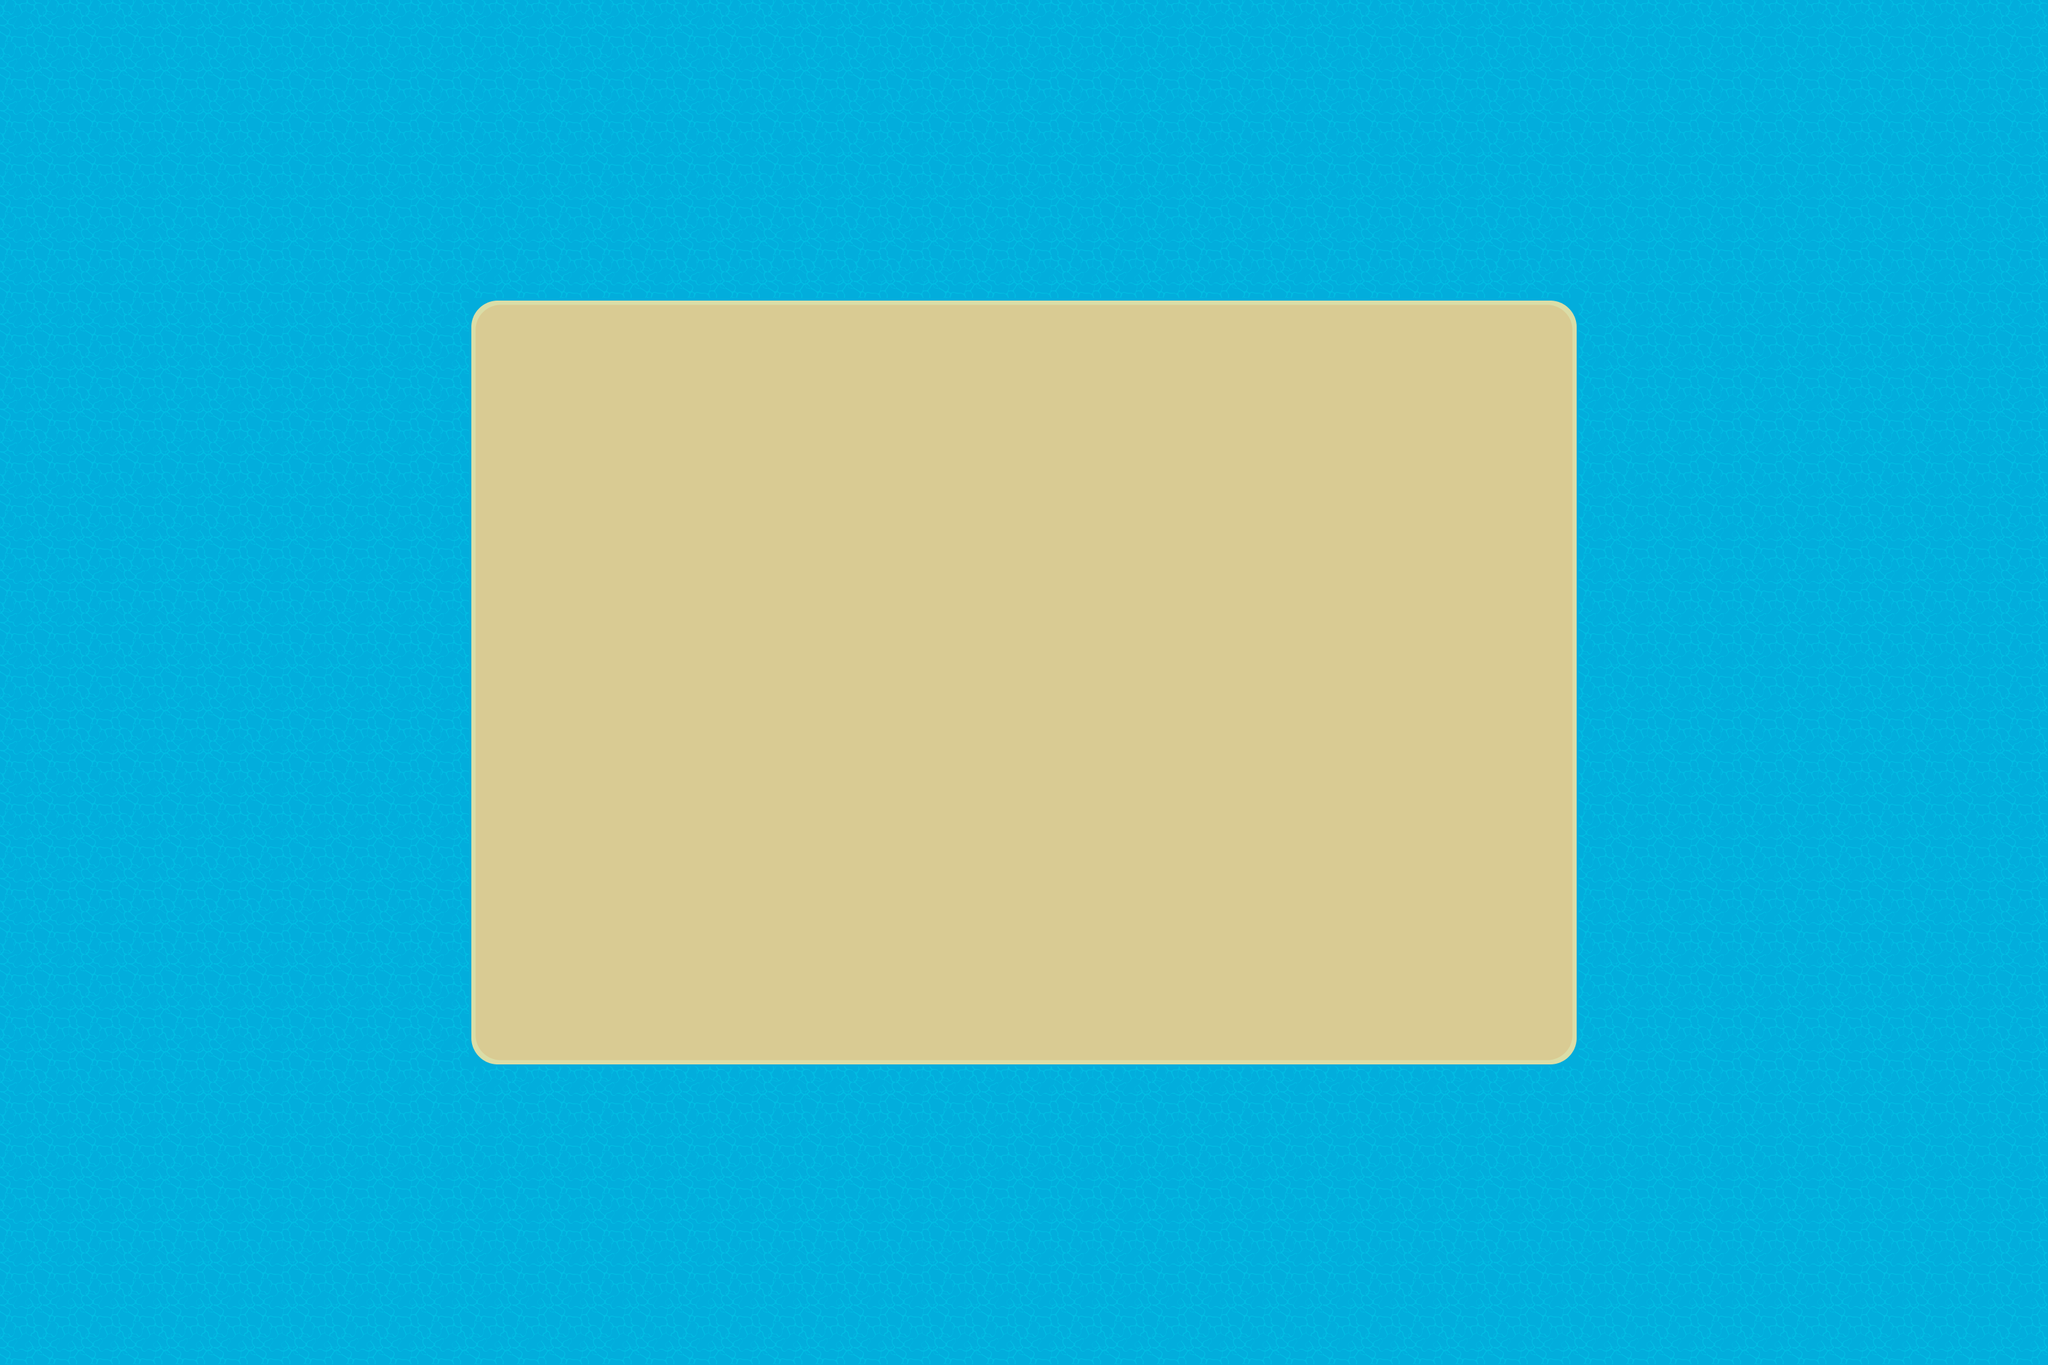

This is a level from a 2D game, rendered from its Tiled map with the project's own tilesets. A one-line summary and the map file follow, with tile-layer data summarised:
An orthogonal 48x32 tile map with 64x64 px tiles, 2 tile layers (sea, island), 4 hidden layers not drawn.

<map version="1.10" tiledversion="1.10.2" orientation="orthogonal" renderorder="right-down" width="48" height="32" tilewidth="64" tileheight="64" infinite="0" nextlayerid="9" nextobjectid="1">
 <editorsettings>
  <export target="../../../di-engine-node/single_map.tmx" format="tmx" />
 </editorsettings>
 <tileset firstgid="1" source="tilesets.tsx" />
 <layer id="7" name="sea" width="48" height="32">
  <data>[1536 cells, 1536 non-empty, 1 distinct tile ids]</data>
 </layer>
 <layer id="6" name="island" width="48" height="32">
  <data>[1536 cells, 468 non-empty, 9 distinct tile ids]</data>
 </layer>
 <layer id="1" name="alpha_respawn" width="48" height="32" visible="0">
  <data>[1536 cells, 48 non-empty, 1 distinct tile ids]</data>
 </layer>
 <layer id="3" name="beta_respawn" width="48" height="32" visible="0">
  <data>[1536 cells, 48 non-empty, 1 distinct tile ids]</data>
 </layer>
 <layer id="4" name="alpha_world" width="48" height="32" visible="0" locked="1">
  <data>[1536 cells, 1536 non-empty, 10 distinct tile ids]</data>
 </layer>
 <layer id="5" name="beta_world" width="48" height="32" visible="0" locked="1">
  <data>[1536 cells, 1536 non-empty, 10 distinct tile ids]</data>
 </layer>
</map>
